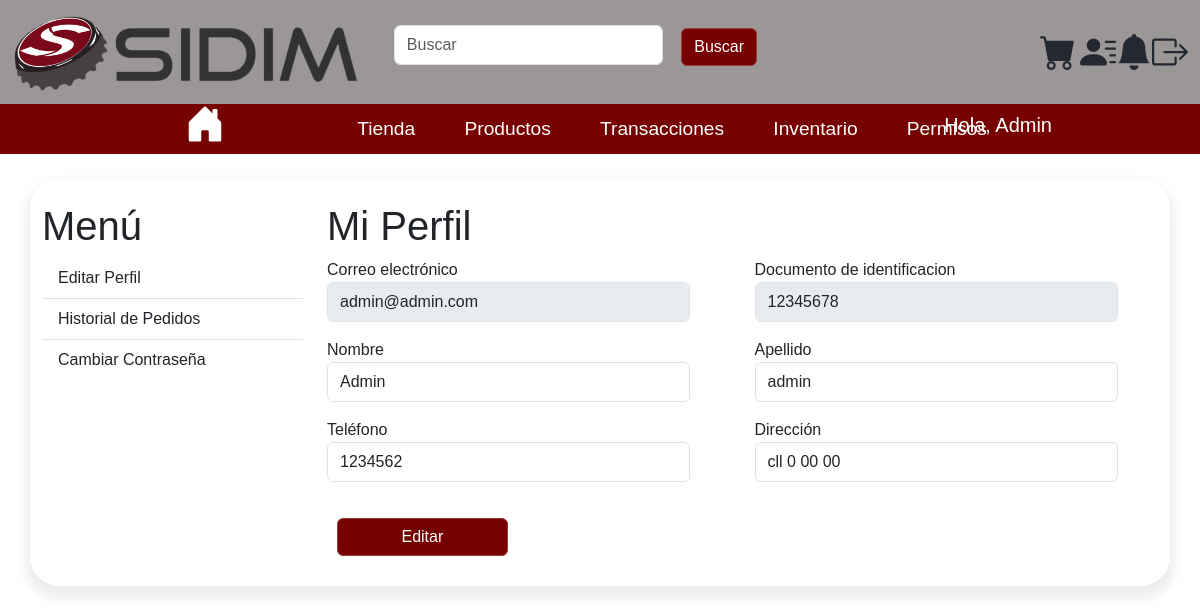
Screenshot of /perfil/ (signed in) with the database file from the repository.
### Sidim/models.py (models this page shows, shortened)
class Usuarios(AbstractUser, PermissionsMixin):
    username=None
    first_name=None
    last_name=None
    email=None
    idusuario = models.IntegerField(primary_key=True, unique=True)
    nombre = models.CharField(max_length=45)
    apellido = models.CharField(max_length=45)
    correo = models.EmailField(max_length=45,unique=True)
    password = models.CharField(max_length=128)
    telefono = models.CharField(max_length=10)
    direccion = models.CharField(max_length=100)
    objects = UsuariosManager()
    is_active = models.BooleanField(default=True)
    is_staff = models.BooleanField(default=False)
    date_joined = models.DateTimeField(auto_now_add=True)
    last_login = models.DateTimeField(auto_now=True)
    is_superuser = models.BooleanField(
        default=False,
        help_text="Designates whether this user has all permissions.",
    )
    USERNAME_FIELD = 'correo'
    REQUIRED_FIELDS = ['idusuario','nombre', 'apellido', 'telefono', 'direccion']
    class Meta:
        managed = True
        db_table = 'usuarios'

### Sidim/views.py (the view)
# urls.py: path('perfil/', views.perfil, name='perfil'),
@login_required
def perfil(request):
    logged_in_user = request.user
    user_data = get_object_or_404(Usuarios, correo=logged_in_user.correo)
    context = {
        'user_data': user_data
    }
    return render(request, 'profile.html', context)

### Sidim/context_processors.py (called while the page is built)
def form_registro(request):
    return {'form_registro': UsuariosCreationForm()}

def categorias(request):
    categorias = CategoriaProducto.objects.all()[:6]
    return {'categorias': categorias}

### Sidim/templates/profile.html (shortened to what this page needs)
{% extends 'base.html'%}
{% load static %}
{% block content %}
<div class="container" style="min-width:95%;min-height:100hv; ">
    <div class="row mt-4">
        <div class="col-md-3">
            {% include 'profileOptions.html' %}
        </div>
        <div class="col-md-9">
            <div id="perfil" class="content-section">
                {% include 'editProfile.html' %}
            </div>
        </div>
    </div>
</div>
{% endblock %}

### Sidim/templates/navbar.html (shortened to what this page needs)
{% load static %}
<nav class="navbar navbar-expand-lg navbar-light" style="background-color: #9b9797">
    <div class="container-fluid">
        <a href="{% url 'home' %}" class="Logo">
            <img src="{% static 'images/Sidim.png' %}" alt="Logo Sidim" class="logo-img" height="80rem">
        </a>
        <div class="collapse navbar-collapse justify-content-start" id="navbarSupportedContent"
            style="font-size: 1.2rem; margin-left:3%;">
            <form class="d-flex" method="get" action="{% url 'tienda' %}">
                <input class="form-control me-2 " type="search" placeholder="Buscar" aria-label="Buscar"
                    style="margin-top:5%;min-width:80%" name="busqueda">
                <button class="btn btn-primary" type="submit">Buscar</button>
            </form>
        </div>
        <div class="d-flex align-items-end">
            <div class="submenu2">
                <a href="{% url 'carritoCompras' %}" style="color: #242831">
                </a>
                 {% if user.is_authenticated %}
                <a href="{% url 'perfil' %}" style="color: #242831">
                </a>
                <a style="color: #242831">
                    <svg xmlns="http://www.w3.org/2000/svg" width="36" height="36" fill="currentColor"
                        class="bi bi-bell-fill" viewBox="0 0 16 16">
                        <path
                            d="M8 16a2 2 0 0 0 2-2H6a2 2 0 0 0 2 2zm.995-14.901a1 1 0 1 0-1.99 0A5.002 5.002 0 0 0 3 6c0 1.098-.5 6-2 7h14c-1.5-1-2-5.902-2-7 0-2.42-1.72-4.44-4.005-4.901z" />
                    </svg>
                </a>
                <a href="/cerrarsesion" style="color: #242831">
                </a>
                {% endif %}
            </div>
        </div>
    </div>
</nav>
<nav class="navbar navbar-expand-lg navbar-dark " style="background-color:  #770000; max-height: 50px;" >
    <div class="container-fluid">
        <div class="collapse navbar-collapse " id="navbarNav">
            <ul class=" submenu  navbar-nav me-auto mb-2 mb-lg-0">
                {% if user.is_staff %}
                <li class="menu-item" style="min-width:40%;margin-left:3rem;">
                    <span class="text-light">
                        <a href="{% url 'home' %}" sty>
                        </a>
                    </span>
                </li>
                <li class="nav-item">
                    <a href="{%url 'tienda'%}">Tienda</a>
                </li>
                <li class="nav-item">
                    <a href="{% url 'adminProductos' %}">Productos</a>
                </li>
                <li class="nav-item">
                    <a href="{% url 'adminTransacciones' %}">Transacciones</a>
                </li>
                <li class="nav-item">
                    <a href="{% url 'inventario' %}">Inventario</a>
                </li>
                {% if user.is_authenticated and user.is_superuser %}
                <li class="nav-item">
                    <a href="{% url 'Permisos' %}"> Permisos</a>
                </li>
                {% endif %}
                <li class="nav-item " style="position: absolute; right:0.5; ">
                    <h5 style=" color:#ffffff; ">Hola, {{user.nombre}}</h5>
                </li>
                {% endif %}
            </ul>
        </div>
    </div>
</nav>

### Sidim/templates/editProfile.html (shortened to what this page needs)
<h1>Mi Perfil</h1>
<form id="perfilForm" class="form" method="post" action="{% url 'guardar_perfil' %}">
    <div class="row mb-3">
        <div class="col-md-6">
            <label for="email" value="{{ user_data.correo }}" >Correo electrónico</label>
            <input type="email" id="email" name="email" value="{{ user_data.correo }}" class="form-control nomodify" disabled>
        </div>
        <div class="col-md-6">
            <label for="idusuario">Documento de identificacion</label>
            <input type="text" id="idusuario" name="idusuario" value="{{ user_data.idusuario }}" class="form-control"
                disabled>
        </div>
    </div>
    <div class="row mb-3">
        <div class="col-md-6">
            <label for="nombre">Nombre</label>
            <input type="text" id="nombre" name="first_name" value="{{ user_data.nombre }}" class="form-control"
                readonly>
        </div>
        <div class="col-md-6">
            <label for="apellido">Apellido</label>
            <input type="text" id="apellido" name="last_name" value="{{ user_data.apellido }}" class="form-control"
                readonly>
        </div>
    </div>
    <div class="row mb-3">
        <div class="col-md-6">
            <label for="telefono">Teléfono</label>
            <input type="text" id="telefono" name="telefono" value="{{ user_data.telefono }}" class="form-control"
                readonly>
        </div>
        <div class="col-md-6">
            <label for="direccion">Dirección</label>
            <input type="text" id="direccion" name="direccion" value="{{ user_data.direccion }}" class="form-control"
                readonly>
        </div>
    </div>
    <div class="row">
        <div class="col-md-3">
            <button id="editarBtn" type="button" class="btn btn-primary ">Editar</button>
        </div>
        <div class="col-md-3">
        </div>
        <div class="col-md-3">
        </div>
    </div>
</form>

### Sidim/static/css/style.css (style rules this page uses)
* { margin: 0; padding: 0; box-sizing: border-box; }
.container { margin-top: 2%; margin-bottom: 10%; display: flex; flex-direction: column; box-shadow: 0px 8px 10px 5px #bdbdbd40; width: 90%; background-color: #ffffff; border-radius: 30px; min-height: 95%!important; }
.custom-icon { color: #ffffff; width: 40px; height: 40px; margin-bottom: 10px; margin-right: -40px; }
body { margin: 0; padding: 0; font-family: 'Lucida Sans', 'Lucida Sans Regular', 'Lucida Grande', 'Lucida Sans Unicode', Geneva, Verdana, sans-serif; }
.submenu2 { display: flex; justify-content: flex-end; align-items: flex-end; margin-left: 3rem; width: 100%; }
.btn { background-color: #770000; border-color: #983b3b; width: 90%; margin: 20px 10px 30px 10px; max-height: 2.5rem; }
.form-control { width: 90%; text-align: left; height: 2.5rem; max-height: 2.5rem; }

### Sidim/static/css/menu.css (style rules this page uses)
.navbar-nav { display: flex; align-items: center; }
.navbar-nav .nav-item { margin-right: 4%; }
.custom-icon { color: #ffffff; max-width: 10%; max-height: 10%; margin-top: 0%; }
.submenu li a { color: #ffffff; text-decoration: none; font-size: 120%; text-align: center; padding: 5px; opacity: 500%; }
.submenu>li { display: inline-block; position: relative; margin: 0px; right: 100px; }

### rows the page displays
Usuarios: nombre "Admin", email "admin@admin.com", idusuario "12345678", first_name "Admin", last_name "admin", telefono "1234562", direccion "cll 0 00 00"
